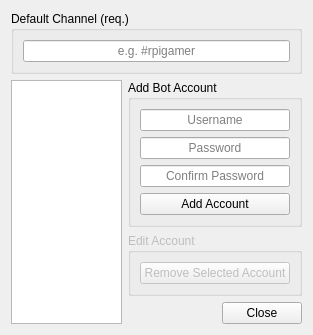
<?xml version="1.0" encoding="UTF-8"?>
<ui version="4.0">
 <class>Dialog_Account_Management</class>
 <widget class="QDialog" name="Dialog_Account_Management">
  <property name="geometry">
   <rect>
    <x>0</x>
    <y>0</y>
    <width>313</width>
    <height>326</height>
   </rect>
  </property>
  <property name="windowTitle">
   <string>Account Management</string>
  </property>
  <property name="windowIcon">
   <iconset>
    <normaloff>:/icons/icons/Gnome-Input-Gaming.ico</normaloff>:/icons/icons/Gnome-Input-Gaming.ico</iconset>
  </property>
  <layout class="QGridLayout" name="gridLayout">
   <item row="3" column="1">
    <widget class="QGroupBox" name="groupBox_2">
     <property name="enabled">
      <bool>false</bool>
     </property>
     <property name="title">
      <string>Edit Account</string>
     </property>
     <layout class="QGridLayout" name="gridLayout_2">
      <item row="0" column="0">
       <widget class="QPushButton" name="pushButton_remove">
        <property name="text">
         <string>Remove Selected Account</string>
        </property>
        <property name="icon">
         <iconset resource="../../src/media.qrc">
          <normaloff>:/icons/assets/icons/Gnome-Colors-Emblem-Desktop-Red.ico</normaloff>:/icons/assets/icons/Gnome-Colors-Emblem-Desktop-Red.ico</iconset>
        </property>
       </widget>
      </item>
     </layout>
    </widget>
   </item>
   <item row="1" column="1" rowspan="2">
    <widget class="QGroupBox" name="groupBox">
     <property name="sizePolicy">
      <sizepolicy hsizetype="Preferred" vsizetype="Preferred">
       <horstretch>1</horstretch>
       <verstretch>0</verstretch>
      </sizepolicy>
     </property>
     <property name="title">
      <string>Add Bot Account</string>
     </property>
     <layout class="QVBoxLayout" name="verticalLayout_2">
      <item>
       <widget class="QLineEdit" name="lineEdit_username">
        <property name="alignment">
         <set>Qt::AlignCenter</set>
        </property>
        <property name="placeholderText">
         <string>Username</string>
        </property>
       </widget>
      </item>
      <item>
       <widget class="QLineEdit" name="lineEdit_password">
        <property name="echoMode">
         <enum>QLineEdit::Password</enum>
        </property>
        <property name="alignment">
         <set>Qt::AlignCenter</set>
        </property>
        <property name="placeholderText">
         <string>Password</string>
        </property>
       </widget>
      </item>
      <item>
       <widget class="QLineEdit" name="lineEdit_password_confirm">
        <property name="echoMode">
         <enum>QLineEdit::Password</enum>
        </property>
        <property name="alignment">
         <set>Qt::AlignCenter</set>
        </property>
        <property name="placeholderText">
         <string>Confirm Password</string>
        </property>
       </widget>
      </item>
      <item>
       <widget class="QPushButton" name="pushButton_add">
        <property name="text">
         <string>Add Account</string>
        </property>
        <property name="icon">
         <iconset resource="../../src/media.qrc">
          <normaloff>:/icons/assets/icons/Gnome-Colors-Emblem-Green.ico</normaloff>:/icons/assets/icons/Gnome-Colors-Emblem-Green.ico</iconset>
        </property>
       </widget>
      </item>
     </layout>
    </widget>
   </item>
   <item row="4" column="1">
    <spacer name="verticalSpacer">
     <property name="orientation">
      <enum>Qt::Vertical</enum>
     </property>
     <property name="sizeHint" stdset="0">
      <size>
       <width>20</width>
       <height>40</height>
      </size>
     </property>
    </spacer>
   </item>
   <item row="1" column="0" rowspan="5">
    <widget class="QListWidget" name="listWidget_accounts">
     <property name="editTriggers">
      <set>QAbstractItemView::NoEditTriggers</set>
     </property>
     <property name="alternatingRowColors">
      <bool>true</bool>
     </property>
    </widget>
   </item>
   <item row="5" column="1">
    <widget class="QDialogButtonBox" name="buttonBox">
     <property name="orientation">
      <enum>Qt::Horizontal</enum>
     </property>
     <property name="standardButtons">
      <set>QDialogButtonBox::Close</set>
     </property>
    </widget>
   </item>
   <item row="0" column="0" colspan="2">
    <widget class="QGroupBox" name="groupBox_3">
     <property name="title">
      <string>Default Channel (req.)</string>
     </property>
     <layout class="QVBoxLayout" name="verticalLayout">
      <property name="leftMargin">
       <number>9</number>
      </property>
      <item>
       <widget class="QLineEdit" name="lineEdit_default_channel">
        <property name="alignment">
         <set>Qt::AlignCenter</set>
        </property>
        <property name="placeholderText">
         <string>e.g. #rpigamer</string>
        </property>
       </widget>
      </item>
     </layout>
    </widget>
   </item>
  </layout>
 </widget>
 <resources>
  <include location="../../src/media.qrc"/>
 </resources>
 <connections>
  <connection>
   <sender>buttonBox</sender>
   <signal>accepted()</signal>
   <receiver>Dialog_Account_Management</receiver>
   <slot>accept()</slot>
   <hints>
    <hint type="sourcelabel">
     <x>248</x>
     <y>254</y>
    </hint>
    <hint type="destinationlabel">
     <x>157</x>
     <y>274</y>
    </hint>
   </hints>
  </connection>
  <connection>
   <sender>buttonBox</sender>
   <signal>rejected()</signal>
   <receiver>Dialog_Account_Management</receiver>
   <slot>reject()</slot>
   <hints>
    <hint type="sourcelabel">
     <x>316</x>
     <y>260</y>
    </hint>
    <hint type="destinationlabel">
     <x>286</x>
     <y>274</y>
    </hint>
   </hints>
  </connection>
 </connections>
</ui>
